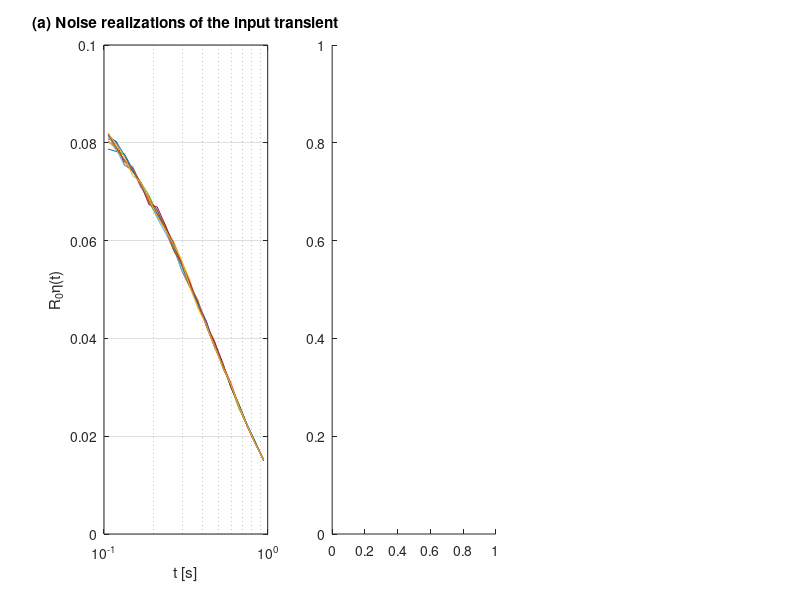

This chart was generated by the following MATLAB code: (Note: this script raises an error after producing the figure.)
% Dimas Putra Rachmawan
% Modul
% Jurusan Teknik Geofisika
% Fakultas Teknik Sipil Perencanaan dan Kebumian
% Institut Teknologi Sepuluh Nopember
% Surabaya 2025
% Creating Reference Variances

clc; clear; close all;

%% --- KONFIGURASI AWAL ---
Nerrors = 1000;
relaxation_time = 0.5; % s
R0 = 1;

windows = logspace(-1, 0, 21); % 0.1 s to 1 s
t_ = sqrt(windows(1:end-1) .* windows(2:end));

f = @(t) 0.1 * exp(-t / relaxation_time); % Debye response

% Integrasi respons ideal
decay_ideal = zeros(size(t_));
for k = 1:length(t_)
    decay_ideal(k) = integral(f, windows(k), windows(k+1)) / (windows(k+1) - windows(k));
end

%% --- MODEL ERROR ---
error_model = @(x, a, b) x * a + b;
a = 1e-2;
b = 1e-6;
decay_var = (error_model(decay_ideal, a, b)).^2;

%% --- TAU GRID & FREKUENSI ---
tau_ = logspace(log10(min(t_)) - 1.5, log10(max(t_)) + 1.5, 100);
w = 2 * pi * 1;

%% --- INISIALISASI VARIABEL ---
estimates = zeros(Nerrors, 2); % Kolom 1: |Z|, Kolom 2: fase
errors = zeros(Nerrors, 1);
rmse_all = zeros(Nerrors, 1);
decays = zeros(Nerrors, length(t_));
logrtds = zeros(Nerrors, length(tau_));

%% --- SIMULASI ---
for i = 1:Nerrors
    rng(i); % reproducible noise
    decay_noisy = decay_ideal + randn(size(decay_ideal)) .* sqrt(decay_var);
    decays(i,:) = decay_noisy;

    % Inversi Debye (gunakan NNLS sederhana)
    A = exp(-t_' ./ tau_);
    m = lsqnonneg(A, decay_noisy(:));

    % Hitung Z kompleks
    Z_complex = R0 * (1 - sum(m(:)' ./ (1 + 1i * w * tau_)));
    estimates(i, 1) = abs(Z_complex);             % Magnitudo
    estimates(i, 2) = angle(Z_complex) * 1000;     % Fase dalam mrad

    % Estimasi RMSE
    rmse_all(i) = sqrt(mean((decay_noisy(:) - A * m).^2));

    % Estimasi error magnitude-phase dengan propagasi kovarian kasar
    Jz = [real(Z_complex), imag(Z_complex)] ./ (real(Z_complex)^2 + imag(Z_complex)^2);
    cov_Z = eye(2) * mean(decay_var); % kovarian kasar
    errors(i) = sqrt(Jz * cov_Z * Jz');

    logrtds(i,:) = log(m(:)' + 1e-10); % log tau domain
end

%% --- KOVARIAN ---
cov_M = cov(logrtds);
cov_E = cov_Z;
cov_ref = cov([log(estimates(:,1)), estimates(:,2)]);

%% --- VISUALISASI ---
figure('Position', [100, 100, 1200, 400]);

subplot(1,3,1)
plot(t_, decays(1:100:end,:)');
set(gca, 'XScale', 'log');
xlabel('t [s]'); ylabel('R_0\eta(t)');
title('(a) Noise realizations of the input transient'); grid on;

subplot(1,3,2)
histogram(logrtds(:,40), 'Normalization','pdf');
xlabel('m_{40}'); ylabel('Counts');
title('(b) Scatter of the sample model parameter m_{40}'); grid on;

subplot(1,3,3)
histogram(log(estimates(:,1)), 'FaceColor','g', 'Normalization','pdf'); hold on;
histogram(estimates(:,2), 'FaceColor','r', 'Normalization','pdf');
xlabel('log|Z| / \phi [mrad]'); ylabel('Counts');
title('(c) Scatter of the obtained FD estimates'); grid on;
legend('log|Z|', '\phi [mrad]');

%% --- KOVARIANSI ---
figure('Position', [100, 100, 1000, 300]);

subplot(1,3,1)
imagesc(cov_M); colorbar; title('(a) Covariance matrix C_M');
xlabel('m_j'); ylabel('m_i'); axis image;

subplot(1,3,2)
imagesc(cov_ref); colorbar; title('(b) Reference covariance matrix');
xlabel('param j'); ylabel('param i'); axis image;

subplot(1,3,3)
imagesc(cov_E); colorbar; title('(c) Covariance matrix C_E');
xlabel('Re/Im'); ylabel('Re/Im'); axis image;

fprintf('Rata-rata RMSE: %.4f\n', mean(rmse_all));
